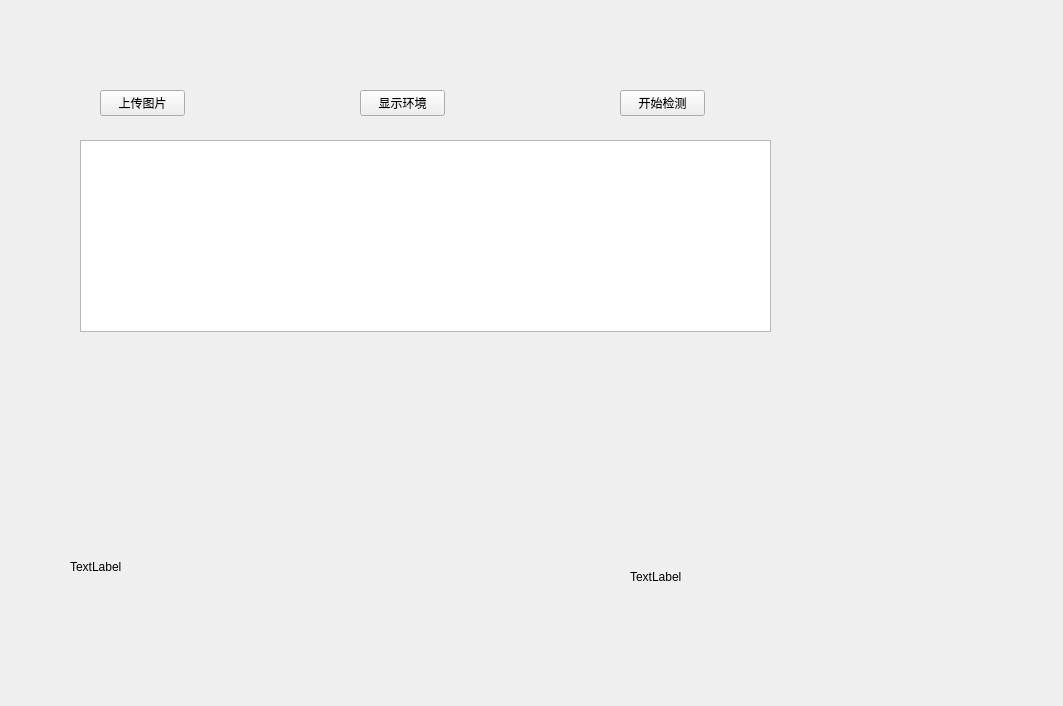
<?xml version="1.0" encoding="UTF-8"?>
<ui version="4.0">
 <class>Form</class>
 <widget class="QWidget" name="Form">
  <property name="geometry">
   <rect>
    <x>0</x>
    <y>0</y>
    <width>1063</width>
    <height>706</height>
   </rect>
  </property>
  <property name="windowTitle">
   <string>Form</string>
  </property>
  <widget class="QPushButton" name="pushButton">
   <property name="geometry">
    <rect>
     <x>100</x>
     <y>90</y>
     <width>85</width>
     <height>26</height>
    </rect>
   </property>
   <property name="text">
    <string>上传图片</string>
   </property>
  </widget>
  <widget class="QPushButton" name="pushButton_2">
   <property name="geometry">
    <rect>
     <x>360</x>
     <y>90</y>
     <width>85</width>
     <height>26</height>
    </rect>
   </property>
   <property name="text">
    <string>显示环境</string>
   </property>
  </widget>
  <widget class="QPushButton" name="pushButton_3">
   <property name="geometry">
    <rect>
     <x>620</x>
     <y>90</y>
     <width>85</width>
     <height>26</height>
    </rect>
   </property>
   <property name="text">
    <string>开始检测</string>
   </property>
  </widget>
  <widget class="QTextBrowser" name="textBrowser">
   <property name="geometry">
    <rect>
     <x>80</x>
     <y>140</y>
     <width>691</width>
     <height>192</height>
    </rect>
   </property>
   <property name="html">
    <string>&lt;!DOCTYPE HTML PUBLIC &quot;-//W3C//DTD HTML 4.0//EN&quot; &quot;http://www.w3.org/TR/REC-html40/strict.dtd&quot;&gt;
&lt;html&gt;&lt;head&gt;&lt;meta name=&quot;qrichtext&quot; content=&quot;1&quot; /&gt;&lt;style type=&quot;text/css&quot;&gt;
p, li { white-space: pre-wrap; }
&lt;/style&gt;&lt;/head&gt;&lt;body style=&quot; font-family:'SimSun'; font-size:9.16364pt; font-weight:400; font-style:normal;&quot;&gt;
&lt;p style=&quot;-qt-paragraph-type:empty; margin-top:0px; margin-bottom:0px; margin-left:0px; margin-right:0px; -qt-block-indent:0; text-indent:0px; font-size:9.16364pt;&quot;&gt;&lt;br /&gt;&lt;/p&gt;&lt;/body&gt;&lt;/html&gt;</string>
   </property>
  </widget>
  <widget class="QLabel" name="label">
   <property name="geometry">
    <rect>
     <x>70</x>
     <y>560</y>
     <width>63</width>
     <height>14</height>
    </rect>
   </property>
   <property name="text">
    <string>TextLabel</string>
   </property>
  </widget>
  <widget class="QLabel" name="label_2">
   <property name="geometry">
    <rect>
     <x>630</x>
     <y>570</y>
     <width>63</width>
     <height>14</height>
    </rect>
   </property>
   <property name="text">
    <string>TextLabel</string>
   </property>
  </widget>
 </widget>
 <resources/>
 <connections/>
</ui>
